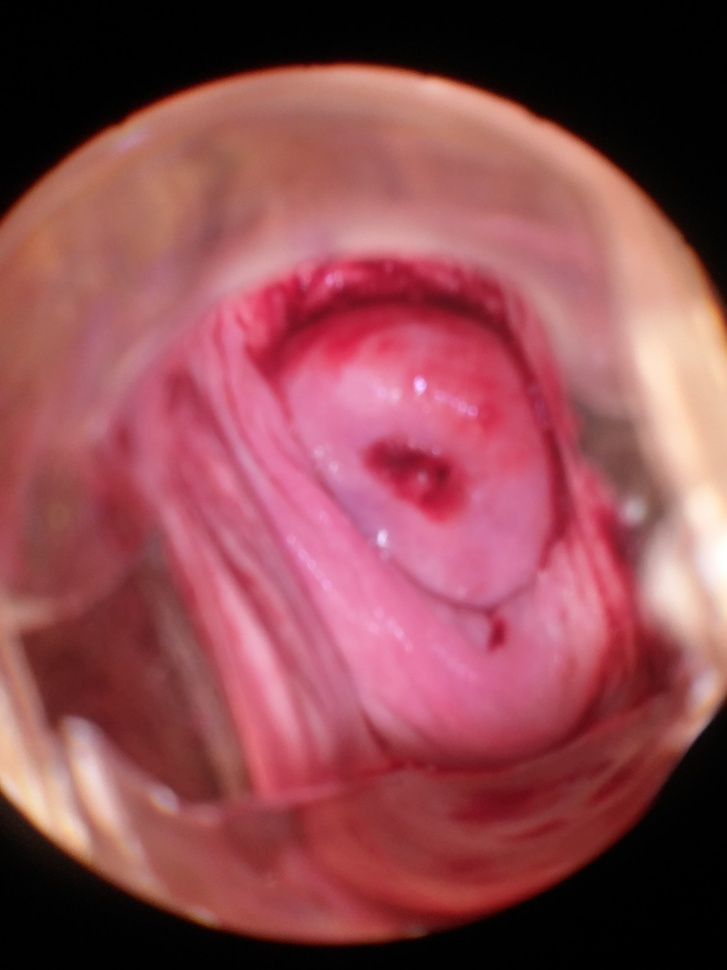
#> input picture Public BDD (Intel)/0.jpg, 727 x 970 px, shrunk from 2448 x 3264 before the run; its folder holds only this picture in this run
$ python Bilateral_filter.py   (older library calls are emulated)
#> lines starting #> are read from the running program, lines starting #| are printed output that depends on the picture; long printed decimals are rounded
### obtain_enhancement_metrics.py
import os
import cv2
import glob
import numpy as np
import pandas as pd
from tqdm import tqdm
from skimage.measure import shannon_entropy
from skimage.metrics import structural_similarity as ssim
#from image_enhancement_pipeline import image_enhancement_pipeline


# The Peak Signal-to-Noise Ratio (PSNR) is a metric commonly used to evaluate the quality of an image after compression or enhancement.
# [4 lines left out: function get_all_jpg_paths, not called in this run]


def calculate_psnr(img1, img2):
    # Ensure the images are the same shape
    if img1.shape != img2.shape:
        raise ValueError("Input images must have the same dimensions.")

    # Compute Mean Squared Error (MSE)
    mse = np.mean((img1 - img2) ** 2)
    if mse == 0:
        return float('inf')  # PSNR is infinite if MSE is zero

    # Define max pixel value (255 for 8-bit images)
    max_pixel = 255.0
    psnr = 20 * np.log10(max_pixel / np.sqrt(mse))

    return psnr

def calculate_ssim(img1, img2):
    """Calculate SSIM between two images. Convert to grayscale if necessary"""
    # Check if img1 has more than 1 channel (RGB), and if so, convert it to grayscale
    if len(img1.shape) == 3:
        img1_gray = cv2.cvtColor(img1, cv2.COLOR_BGR2GRAY)
    else:
        img1_gray = img1  # The image is already in grayscale

    # Check if img2 has more than 1 channel (RGB), and if so, convert it to grayscale
    if len(img2.shape) == 3:
        img2_gray = cv2.cvtColor(img2, cv2.COLOR_BGR2GRAY)
    else:
        img2_gray = img2  # The image is already in grayscale

    # Calculate SSIM between the grayscale images
    score, _ = ssim(img1_gray, img2_gray, full=True)
    return score


def calculate_mse(img1, img2):
    return np.mean((img1 - img2) ** 2)


def calculate_entropy(img):
    """Calculate the entropy of an image."""
    # Check if the image has more than 1 channel (RGB), and if so, convert it to grayscale
    if len(img.shape) == 3:
        img_gray = cv2.cvtColor(img, cv2.COLOR_BGR2GRAY)
    else:
        img_gray = img  # The image is already in grayscale

    # Calculate and return the entropy
    return shannon_entropy(img_gray)


def calculate_sharpness(img):
    """Calculate the sharpness of an image."""
    # Check if the image has more than 1 channel (RGB), and if so, convert it to grayscale
    if len(img.shape) == 3:
        img_gray = cv2.cvtColor(img, cv2.COLOR_BGR2GRAY)
    else:
        img_gray = img  # The image is already in grayscale

    # Calculate the Laplacian variance to measure sharpness
    laplacian_var = cv2.Laplacian(img_gray, cv2.CV_64F).var()
    return laplacian_var


def calculate_contrast(img):
    """Calculate the contrast of an image."""
    # Check if the image has more than 1 channel (RGB), and if so, convert it to grayscale
    if len(img.shape) == 3:
        img_gray = cv2.cvtColor(img, cv2.COLOR_BGR2GRAY)
    else:
        img_gray = img  # The image is already in grayscale

    # Calculate contrast as the standard deviation of pixel values
    contrast = img_gray.std()
    return contrast

# Calculate quality metrics
# [75 lines left out: functions calculate_1image_metrics, calculate_metrics, create_csv_individual_metrics, create_csv_comparison_metrics, not called in this run]


# [20 lines that do not run on import are left out]

### Bilateral_filter.py
import cv2
import numpy as np
import matplotlib.pyplot as plt
import os
import pandas as pd

# Importar las funciones de cálculo de PSNR, SSIM, MSE, Entropía, Contraste y Nitidez
from obtain_enhancement_metrics import calculate_psnr, calculate_ssim, calculate_mse, calculate_entropy, \
    calculate_contrast, calculate_sharpness


# Función para calcular y devolver las métricas PSNR, SSIM, MSE, Entropía, Contraste y Nitidez
# [23 lines left out: function calculate_metrics, not called in this run]

def process_image(image_path):
    # Leer la imagen usando OpenCV
#> called with image_path = 'Public BDD (Intel)/0.jpg'
    img = cv2.imread(image_path)
#> img is the input picture: shape (970, 727, 3); mean B, G, R 81.5, 75.2, 142.8

    # Verificar si la imagen se ha cargado correctamente
    if img is None:
        print("Error: No se pudo cargar la imagen.")
        return None

    # Convertir la imagen de BGR (por defecto en OpenCV) a RGB (para visualización)
    img_rgb = cv2.cvtColor(img, cv2.COLOR_BGR2RGB)

    # Aplicar el filtro bilateral con d = 15, sigmaColor = sigmaSpace = 75
    bilateral = cv2.bilateralFilter(img, 15, 75, 75)

    # Convertir la imagen filtrada a RGB para una visualización coherente
    bilateral_rgb = cv2.cvtColor(bilateral, cv2.COLOR_BGR2RGB)

    # Calcular las métricas PSNR, SSIM y MSE
    psnr_rgb = calculate_psnr(img_rgb, bilateral_rgb)
#> in calculate_psnr, `mse = np.mean((img1 - img2) ** 2)`: mse = 3.98
#> in calculate_psnr, `psnr = 20 * np.log10(max_pixel / np.sqrt(mse))`: psnr = 42.14
#> psnr_rgb = 42.14
    ssim_rgb = calculate_ssim(img_rgb, bilateral_rgb)
#> in calculate_ssim, `img1_gray = cv2.cvtColor(img1, cv2.COLOR_BGR2GRAY)`:
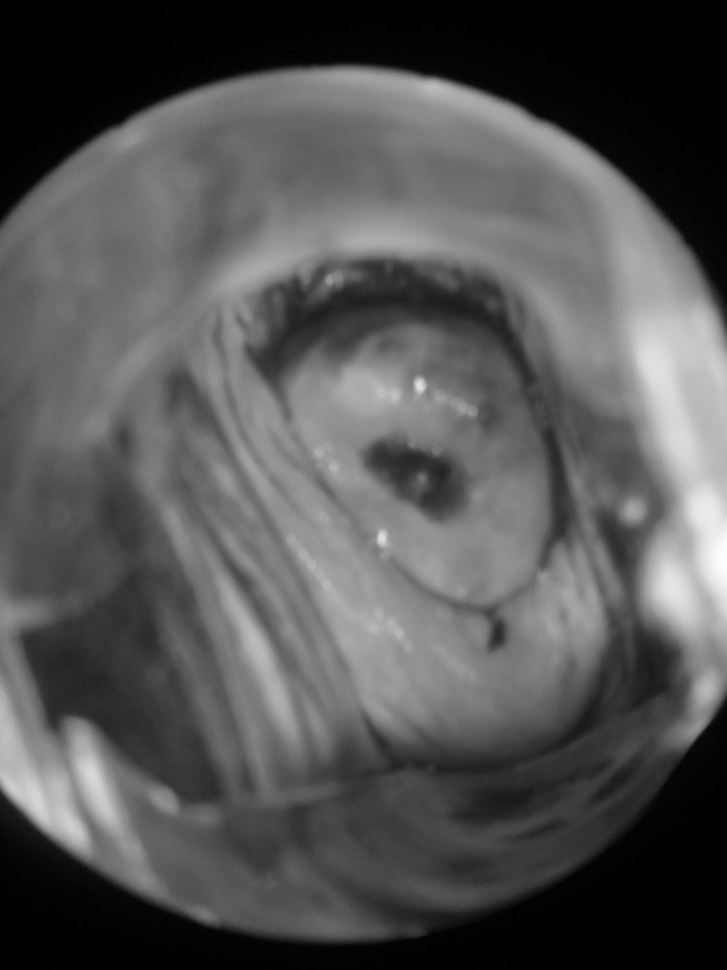
#> img1_gray: shape (970, 727); min 0, max 255, mean 84.8
#> in calculate_ssim, `score, _ = ssim(img1_gray, img2_gray, full=True)`: score = 0.98
#> ssim_rgb = 0.98
    mse_rgb = calculate_mse(img_rgb, bilateral_rgb)
#> mse_rgb = 3.98
    entropy_gray = calculate_entropy(bilateral_rgb)
#> entropy_gray = 7.03
    contrast_gray = calculate_contrast(bilateral_rgb)
#> in calculate_contrast, `contrast = img_gray.std()`: contrast = 55.76
#> contrast_gray = 55.76
    sharpness_gray = calculate_sharpness(bilateral_rgb)
#> in calculate_sharpness, `laplacian_var = cv2.Laplacian(img_gray, cv2.CV_64F).var()`: laplacian_var = 2.71
#> sharpness_gray = 2.71

    # Devolver las métricas en un diccionario
    return {
        "psnr_rgb": psnr_rgb,
        "ssim_rgb": ssim_rgb,
        "mse_rgb": mse_rgb,
        "entropy_gray": entropy_gray,
        "contrast_gray": contrast_gray,
        "sharpness_gray": sharpness_gray,
    }

if __name__ == "__main__":
    folder_path = "Public BDD (Intel)/"
    results = []  # List to store results for each image

    # Iterate over all files in the directory
    for file_name in os.listdir(folder_path):
        if file_name.endswith((".jpg", ".png", ".jpeg")):
            image_path = os.path.join(folder_path, file_name)
            # Process the image and obtain results
            result = process_image(image_path)
#> result = {'psnr_rgb': 42.14, 'ssim_rgb': 0.98, 'mse_rgb': 3.98, 'entropy_gray': 7.03, 'contrast_gray': 55.76, 'sharpness_gray': 2.71}
            # Add the results to the list
            results.append(result)

    # Convert the list of results into a pandas DataFrame
    df = pd.DataFrame(results)
#> df = table of 1 rows and 6 columns

    # Save the results to a CSV file
    df.to_csv("image_metrics_results.csv", index=False)

    # Calculate the averages for PSNR, SSIM, and MSE
    mean_psnr_rgb = df["psnr_rgb"].mean()
#> mean_psnr_rgb = 42.14
    mean_ssim_rgb = df["ssim_rgb"].mean()
#> mean_ssim_rgb = 0.98
    mean_mse_rgb = df["mse_rgb"].mean()
#> mean_mse_rgb = 3.98
    mean_entropy_gray = df["entropy_gray"].mean()
#> mean_entropy_gray = 7.03
    mean_contrast_gray = df["contrast_gray"].mean()
#> mean_contrast_gray = 55.76
    mean_sharpness_gray = df["sharpness_gray"].mean()
#> mean_sharpness_gray = 2.71

    # Display the results on the screen
    print("Mean PSNR :", mean_psnr_rgb)
#| Mean PSNR : 42.136
    print("Mean SSIM :", mean_ssim_rgb)
#| Mean SSIM : 0.9795
    print("Mean MSE :", mean_mse_rgb)
#| Mean MSE : 3.977
    print("Mean Entropy :", mean_entropy_gray)
#| Mean Entropy : 7.031
    print("Mean Contrast :", mean_contrast_gray)
#| Mean Contrast : 55.763
    print("Mean Sharpness :", mean_sharpness_gray)
#| Mean Sharpness : 2.714

$ run again, on Public BDD (Intel)/108.jpg
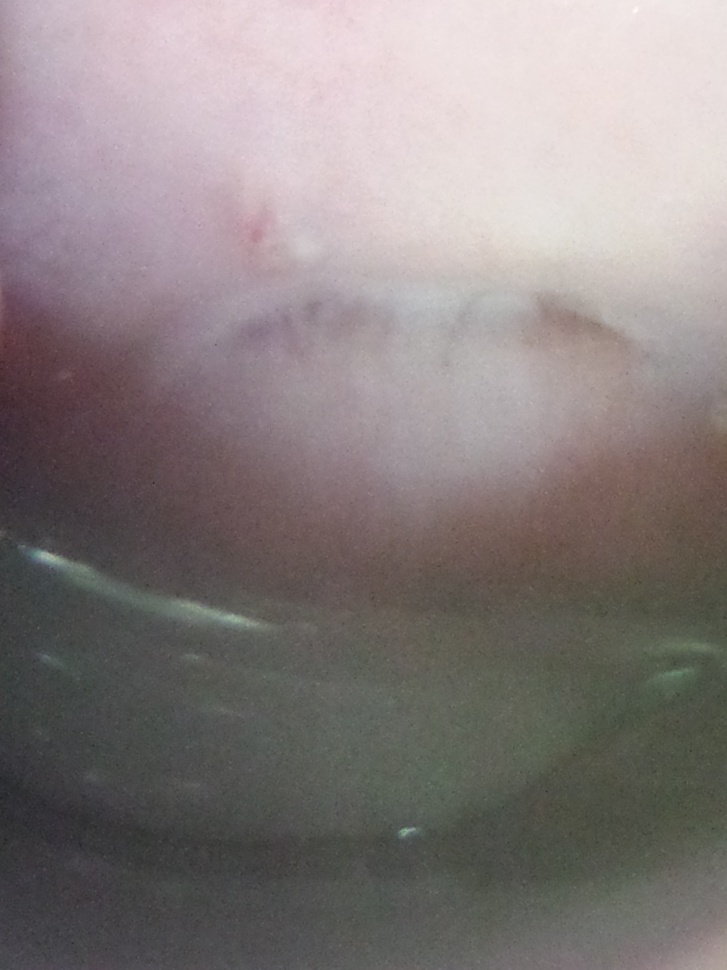
#> input picture Public BDD (Intel)/108.jpg, 727 x 970 px, shrunk from 3096 x 4128 before the run
#> in process_image, img is the input picture: shape (970, 727, 3); mean B, G, R 126.7, 127.1, 135.4
#> mse = 6.3
#> psnr = 40.14
#> in calculate_ssim, `img1_gray = cv2.cvtColor(img1, cv2.COLOR_BGR2GRAY)`:
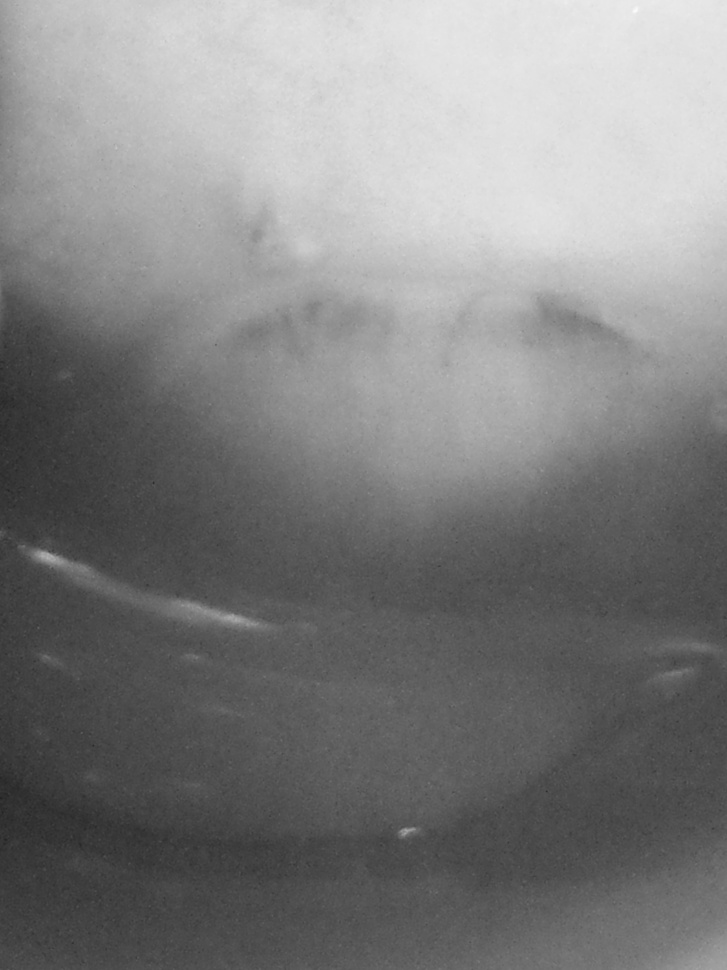
#> img1_gray: shape (970, 727); min 34, max 250, mean 127.9
#> score = 0.917
#> mse_rgb = 6.3
#> entropy_gray = 7.15
#> contrast = 56.42
#> laplacian_var = 1.47
#> result = {'psnr_rgb': 40.14, 'ssim_rgb': 0.917, 'mse_rgb': 6.3, 'entropy_gray': 7.15, 'contrast_gray': 56.42, 'sharpness_gray': 1.47}
#> df = table of 1 rows and 6 columns
#> mean_psnr_rgb = 40.14
#> mean_ssim_rgb = 0.917
#> mean_mse_rgb = 6.3
#> mean_entropy_gray = 7.15
#> mean_contrast_gray = 56.42
#> mean_sharpness_gray = 1.47
#| Mean PSNR : 40.138
#| Mean SSIM : 0.9175
#| Mean MSE : 6.298
#| Mean Entropy : 7.153
#| Mean Contrast : 56.423
#| Mean Sharpness : 1.467

$ run again, on Public BDD (Intel)/109.jpg
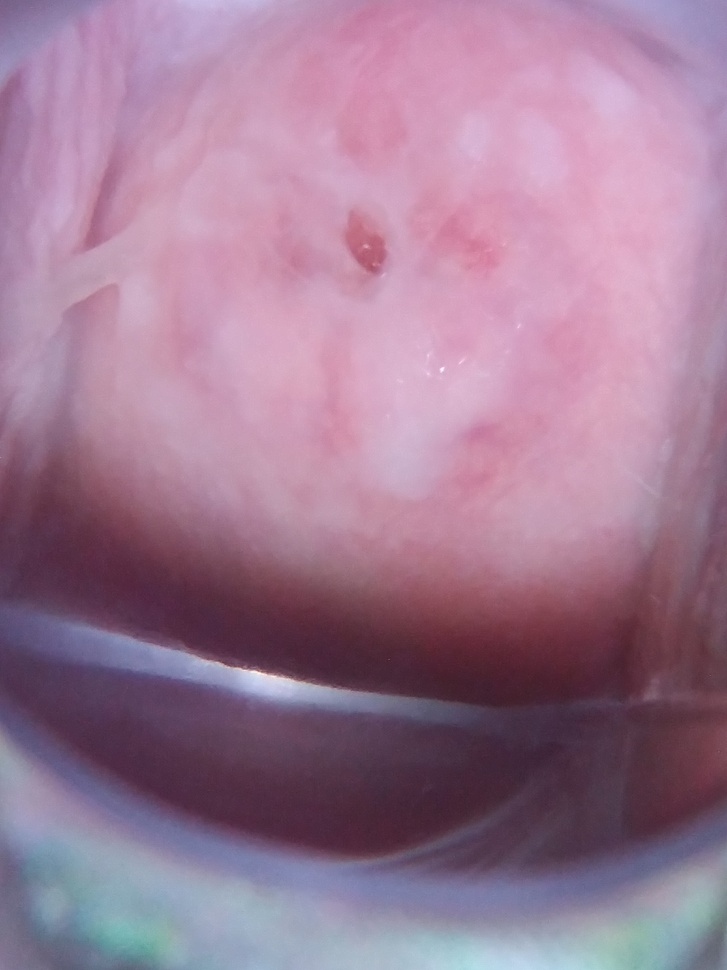
#> input picture Public BDD (Intel)/109.jpg, 727 x 970 px, shrunk from 2448 x 3264 before the run
#> in process_image, img is the input picture: shape (970, 727, 3); mean B, G, R 148.2, 123.1, 157.9
#> mse = 3.21
#> psnr = 43.07
#> in calculate_ssim, `img1_gray = cv2.cvtColor(img1, cv2.COLOR_BGR2GRAY)`:
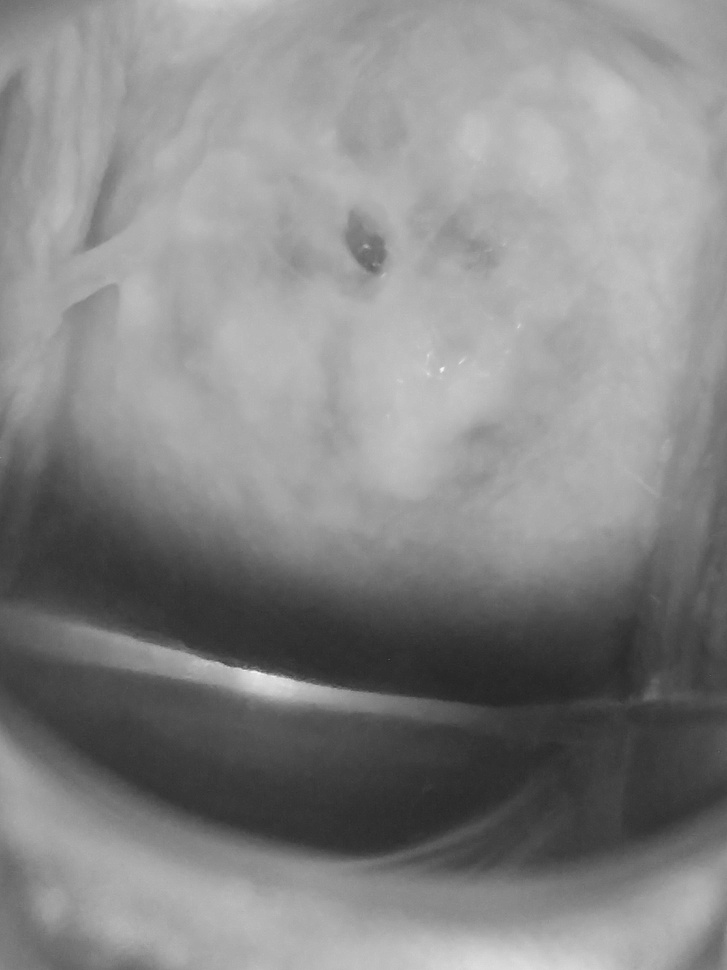
#> img1_gray: shape (970, 727); min 35, max 245, mean 134.6
#> score = 0.967
#> mse_rgb = 3.21
#> entropy_gray = 6.93
#> contrast = 46.56
#> laplacian_var = 3.73
#> result = {'psnr_rgb': 43.07, 'ssim_rgb': 0.967, 'mse_rgb': 3.21, 'entropy_gray': 6.93, 'contrast_gray': 46.56, 'sharpness_gray': 3.73}
#> df = table of 1 rows and 6 columns
#> mean_psnr_rgb = 43.07
#> mean_ssim_rgb = 0.967
#> mean_mse_rgb = 3.21
#> mean_entropy_gray = 6.93
#> mean_contrast_gray = 46.56
#> mean_sharpness_gray = 3.73
#| Mean PSNR : 43.066
#| Mean SSIM : 0.9668
#| Mean MSE : 3.210
#| Mean Entropy : 6.926
#| Mean Contrast : 46.557
#| Mean Sharpness : 3.735

$ run again, on Public BDD (Intel)/11.jpg
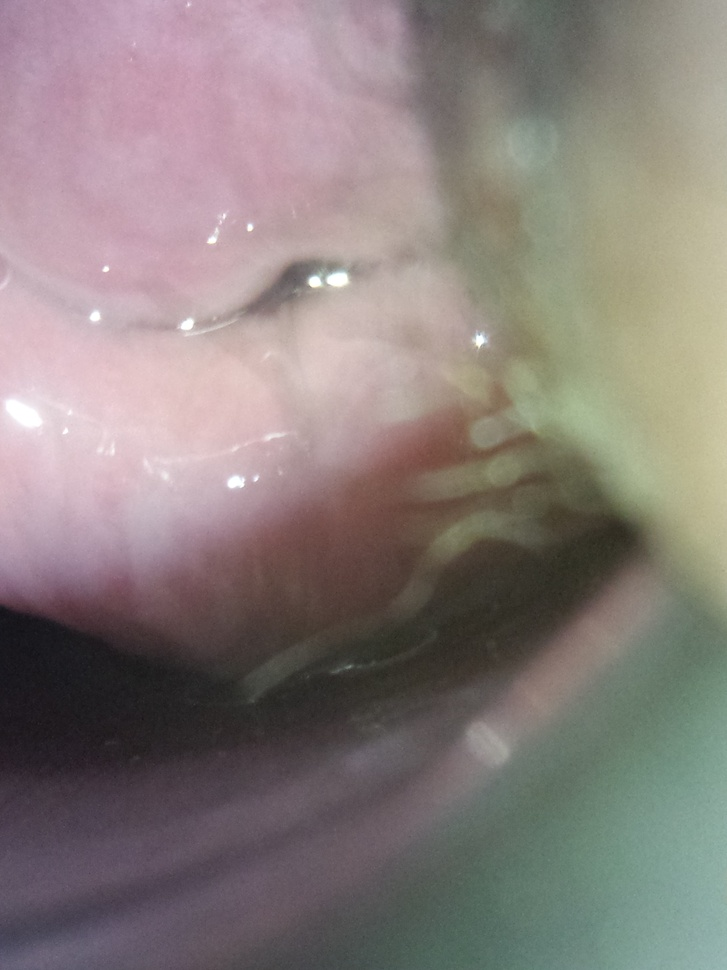
#> input picture Public BDD (Intel)/11.jpg, 727 x 970 px, shrunk from 3096 x 4128 before the run
#> in process_image, img is the input picture: shape (970, 727, 3); mean B, G, R 123.9, 126.9, 136.9
#> mse = 5.18
#> psnr = 40.99
#> in calculate_ssim, `img1_gray = cv2.cvtColor(img1, cv2.COLOR_BGR2GRAY)`:
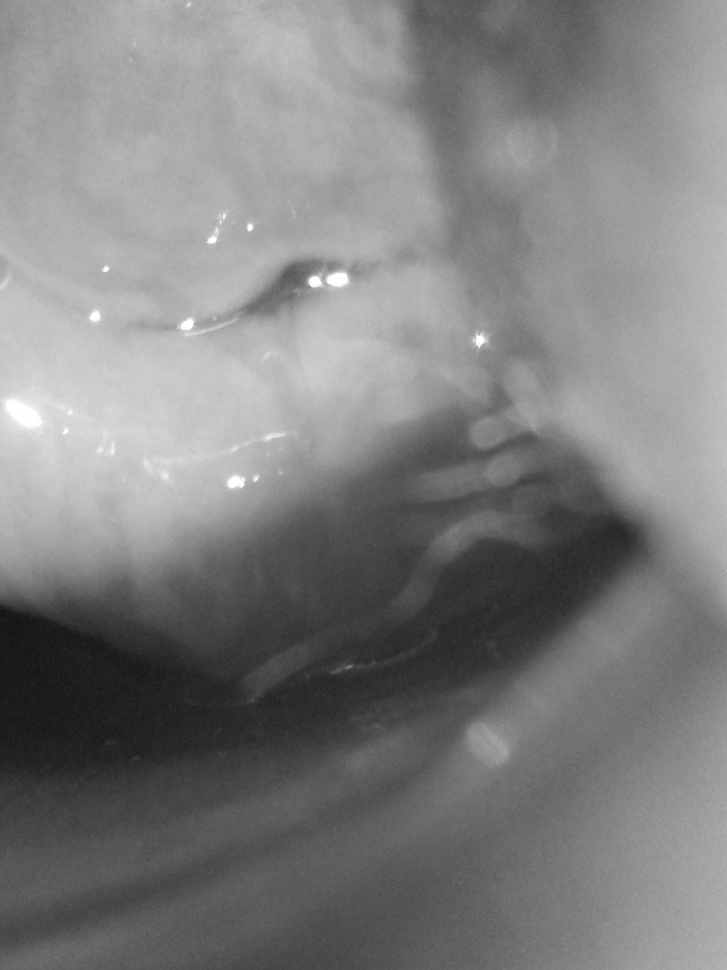
#> img1_gray: shape (970, 727); min 18, max 255, mean 127.2
#> score = 0.937
#> mse_rgb = 5.18
#> entropy_gray = 7.41
#> contrast = 47.88
#> laplacian_var = 2.94
#> result = {'psnr_rgb': 40.99, 'ssim_rgb': 0.937, 'mse_rgb': 5.18, 'entropy_gray': 7.41, 'contrast_gray': 47.88, 'sharpness_gray': 2.94}
#> df = table of 1 rows and 6 columns
#> mean_psnr_rgb = 40.99
#> mean_ssim_rgb = 0.937
#> mean_mse_rgb = 5.18
#> mean_entropy_gray = 7.41
#> mean_contrast_gray = 47.88
#> mean_sharpness_gray = 2.94
#| Mean PSNR : 40.987
#| Mean SSIM : 0.9368
#| Mean MSE : 5.180
#| Mean Entropy : 7.414
#| Mean Contrast : 47.880
#| Mean Sharpness : 2.936
